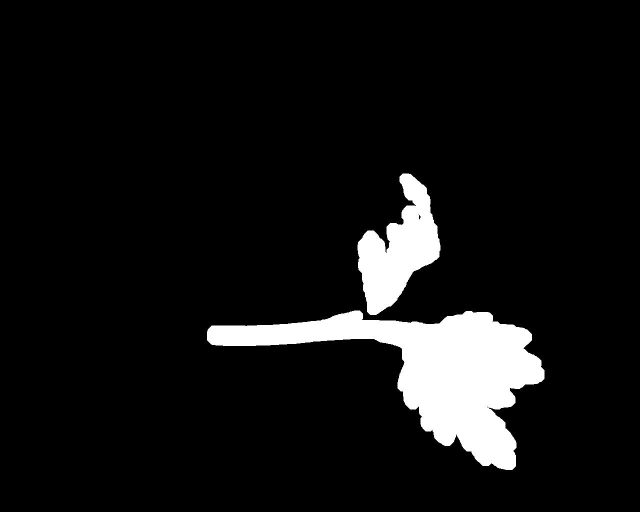
%> input picture esquejeBw.jpg, 1280 x 1024 px (shown at 1/2 size)
$ octave prueba.m   (GNU Octave 9; MATLAB toolbox functions it lacks are replaced by stand-ins)
%> lines starting %> are read from the running program, lines starting %| are printed output that depends on the picture; in (x1, y1, x2, y2) boxes, pixels count from 0 and x2, y2 are one past the last pixel; in counts of white or black regions, pixels touching at a corner belong together; the program's own positions count from 1
clear all; close all; clc
esqueje = imread('esquejeBw.jpg');
%> esqueje is the input picture: size 1024x1280 uint8; min 0, max 255, mean 19.7
bw = im2bw(esqueje);
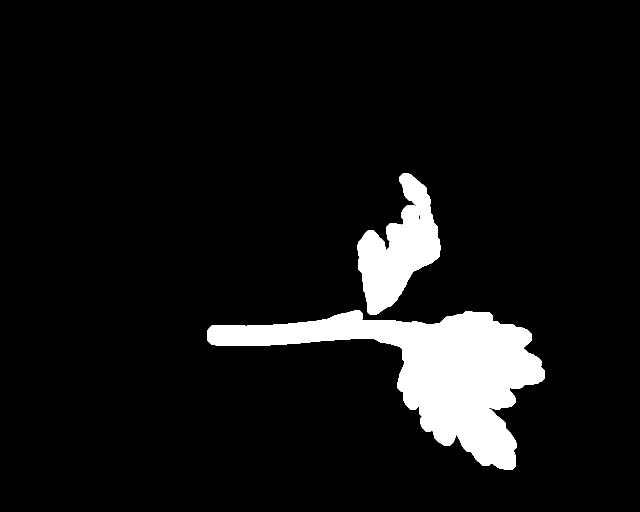
%> bw: size 1024x1280 logical (shown at 1/2 size); 7.7% white; 2 white regions
figure(1); imshow(bw);

[l ne] = bwlabel(bw);
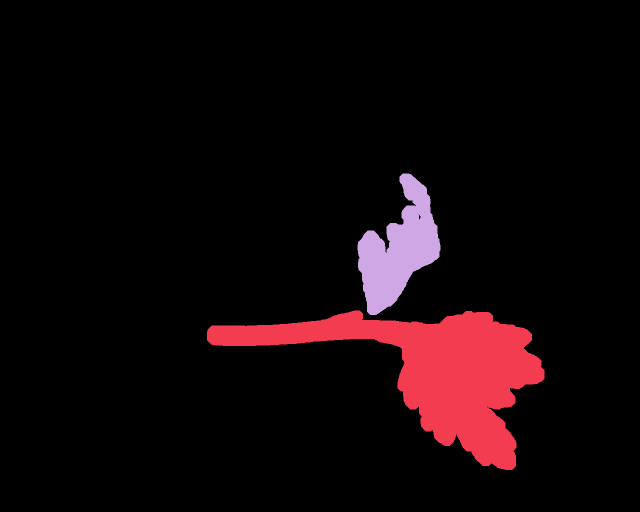
%> l: size 1024x1280 double (shown at 1/2 size); 3 distinct labels, from 0 to 2; one colour per label, 0 black
%> ne = 2
propied = regionprops(l);
%> propied = 2 regions; box (x1, y1, x2, y2), Area and Centroid: (414, 621, 1089, 940) 77442 [866.3 741], (715, 347, 881, 630) 23915 [798 499.7]
hold on
% for n=1:size(propied,1)
%     rectangle('Position',propied(n).BoundingBox,'EdgeColor','g','LineWidth',2);
% end
%Buscar 醨eas menores a 500
s = find([propied.Area]<2500);
%> s = []
%Marcamos 醨eas menores a 500
% for n=1:size(s,2)
%     rectangle('Position',propied(s(n)).BoundingBox,'EdgeColor','r','LineWidth',2);
% end
%Eliminamos menores
for n=1:size(s,2)
    d = round(propied(s(n)).BoundingBox);
    bw(d(2):d(2)+d(4),d(1):d(1)+d(3)) = 0;
end
%> this loop made 0 passes
figure(2); imshow(bw);

% [5 lines of commented-out code are left out]

bw2 = bw;
prop = regionprops(bw2,'Orientation')
%> prop = 2 regions; Orientation: -16.41, 64.1
x = prop.Orientation
%> x = -16.41
bw3 = imrotate(bw2, x);
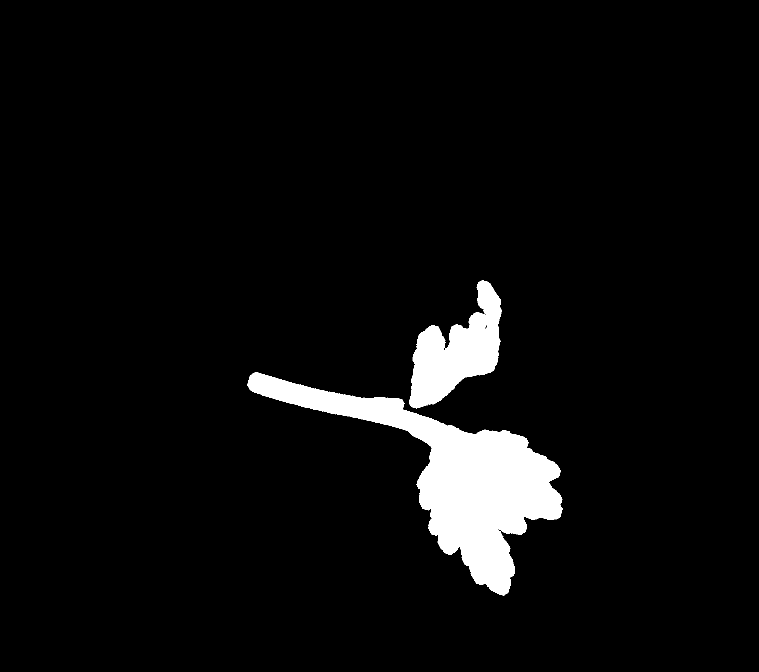
%> bw3: size 1344x1518 logical (shown at 1/2 size); 5% white; 2 white regions, box (x1, y1, x2, y2) and area: (495, 744, 1125, 1191) 77443, (818, 561, 1004, 817) 23924
figure(3);
subplot 121; imshow(bw2); title('Original');
subplot 122; imshow(bw3); title('Alineada');

$ run again, with bw.jpg copied over esquejeBw.jpg
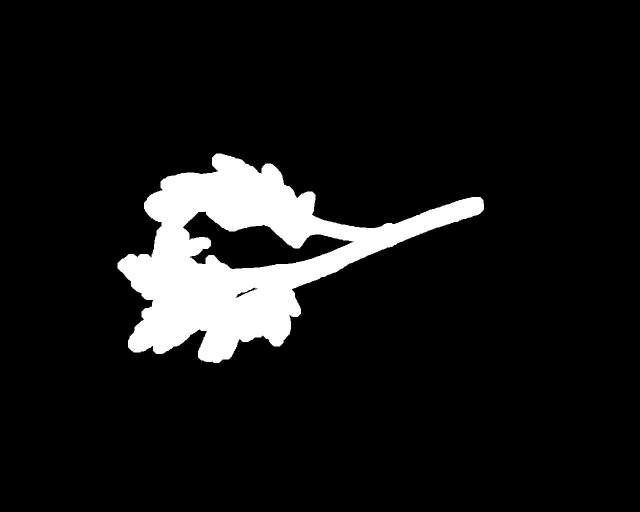
%> input picture bw.jpg, 1280 x 1024 px (shown at 1/2 size)
%> esqueje is the input picture: size 1024x1280 uint8; min 0, max 255, mean 22.6
%> `bw = im2bw(esqueje);`:
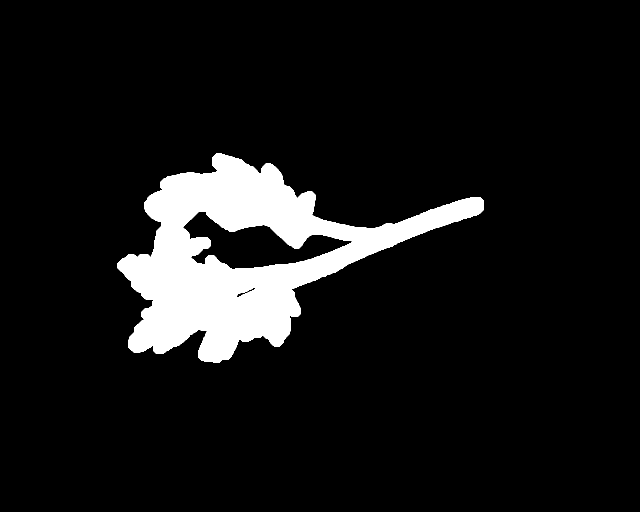
%> bw: size 1024x1280 logical (shown at 1/2 size); 8.9% white; 1 white region, box (x1, y1, x2, y2) and area: (235, 307, 968, 726) 116137
%> l: size 1024x1280 double; values 0 (black) and 1 (white), 8.9% white; 1 white region
%> ne = 1
%> propied = 1 region; box (x1, y1, x2, y2), Area and Centroid: (235, 307, 968, 726) 116137 [489.2 515.8]
%> s = []
%> prop = 1 region; Orientation: 16.55
%> x = 16.55
%> `bw3 = imrotate(bw2, x);`:
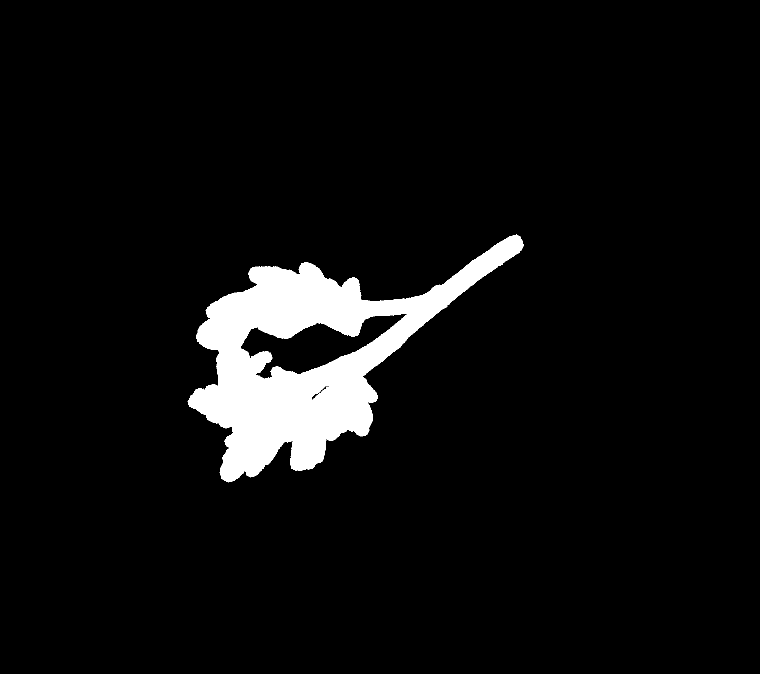
%> bw3: size 1347x1519 logical (shown at 1/2 size); 5.7% white; 1 white region, box (x1, y1, x2, y2) and area: (375, 469, 1047, 965) 116119

$ run again, with im6.bmp saved as esquejeBw.jpg
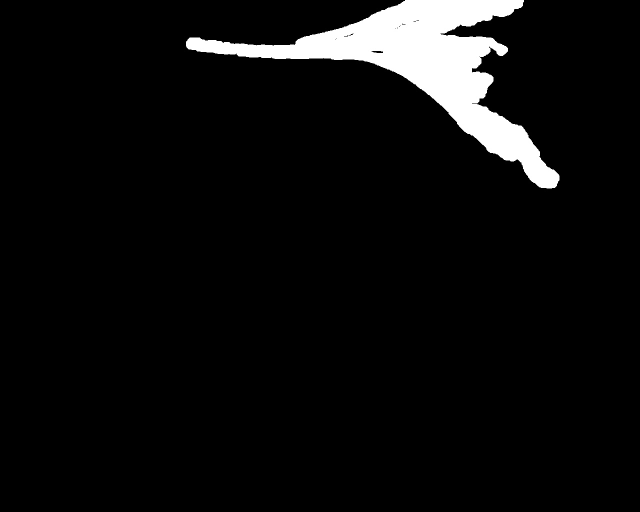
%> input picture im6.bmp, 1280 x 1024 px (shown at 1/2 size)
%> esqueje is the input picture: size 1024x1280x3 uint8; min 0, max 255, mean 13.7
%> `bw = im2bw(esqueje);`:
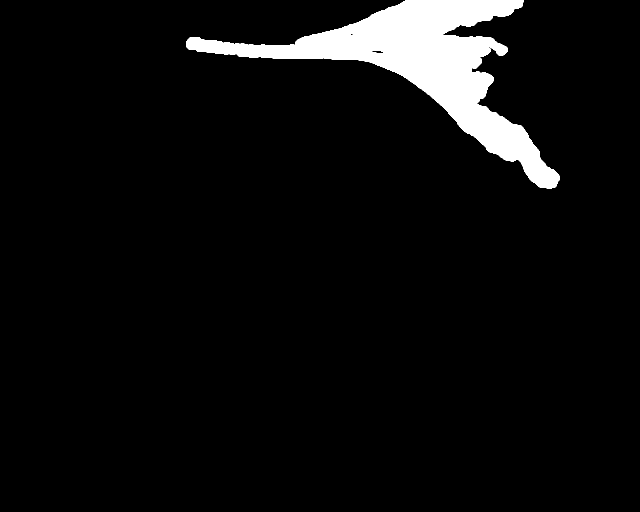
%> bw: size 1024x1280 logical (shown at 1/2 size); 5.4% white; 1 white region, box (x1, y1, x2, y2) and area: (372, 0, 1119, 377) 70322
%> l: size 1024x1280 double; values 0 (black) and 1 (white), 5.4% white; 1 white region
%> ne = 1
%> propied = 1 region; box (x1, y1, x2, y2), Area and Centroid: (372, 0, 1119, 377) 70322 [847.3 130.8]
%> s = []
%> prop = 1 region; Orientation: -20.08
%> x = -20.08
%> `bw3 = imrotate(bw2, x);`:
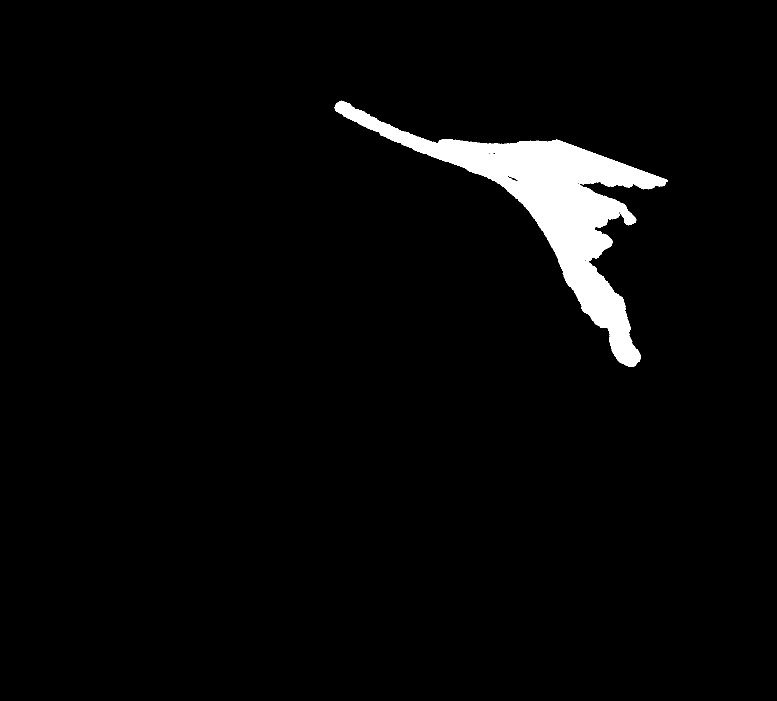
%> bw3: size 1402x1554 logical (shown at 1/2 size); 3.2% white; 1 white region, box (x1, y1, x2, y2) and area: (669, 201, 1336, 734) 70328
